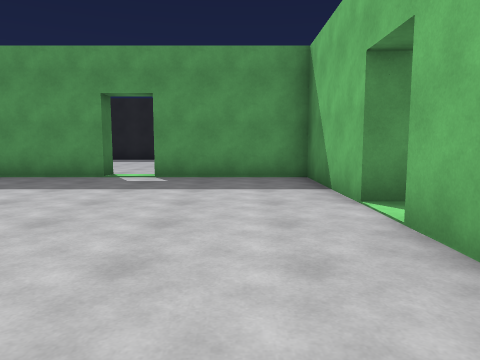
View 1 (above)

23 first-person views from a walk through a 3-D level made in the Unity game engine. The camera is 1.3 m above the floor, tilts 6° down and sees 70° across. The floor is counted in squares, 2 m on a side. Each view is taken from the middle of a square. On the plan, view 1 faces up. The plan holds only what a view shows up to about 10 squares ahead; the rest is blank. The place goes on beyond the plan.

View 2
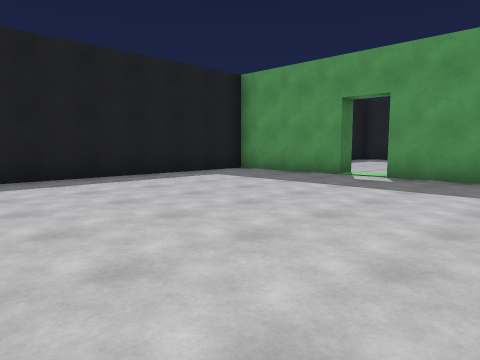

View 3
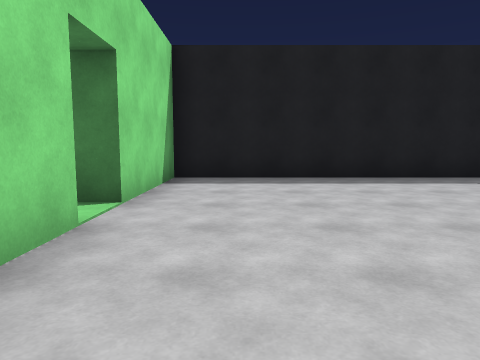

View 4
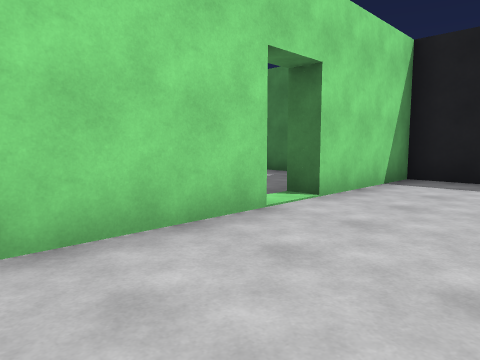

View 5
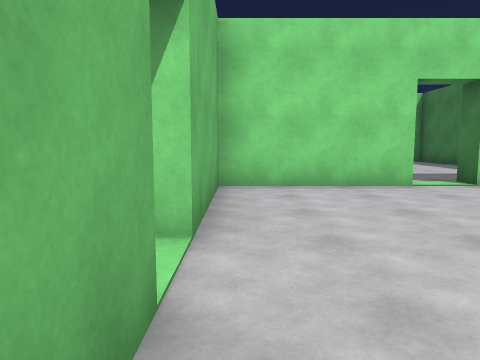

View 6
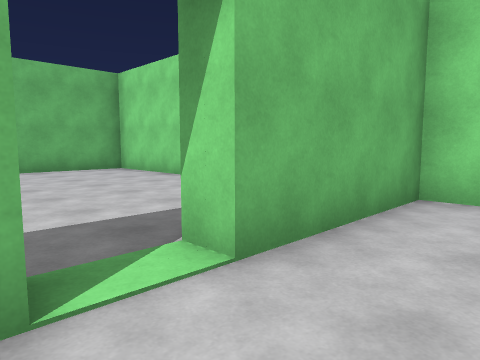

View 7
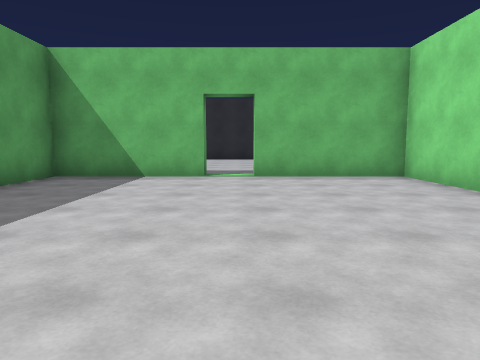

View 8
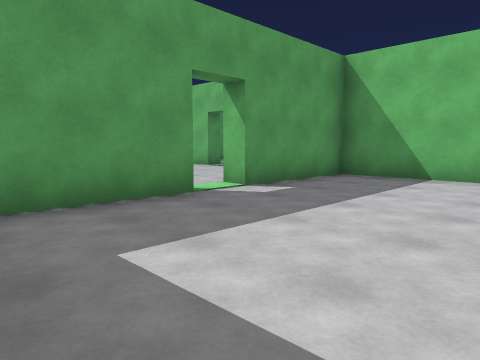

View 9
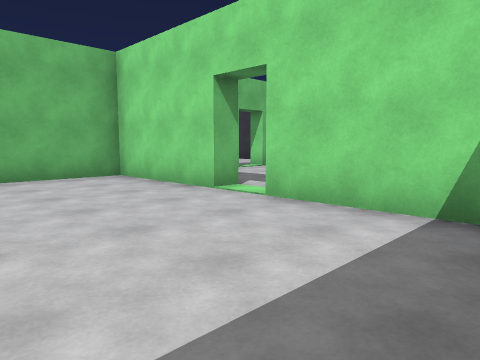

View 10
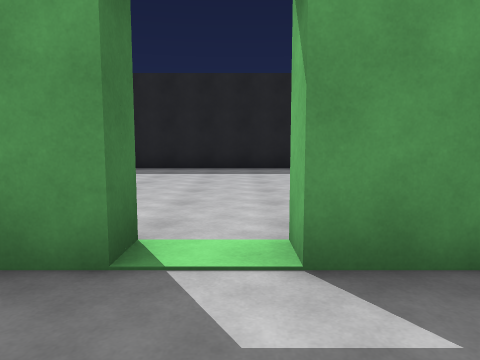

View 11
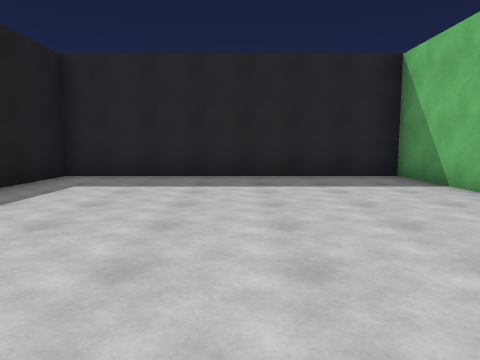

View 12
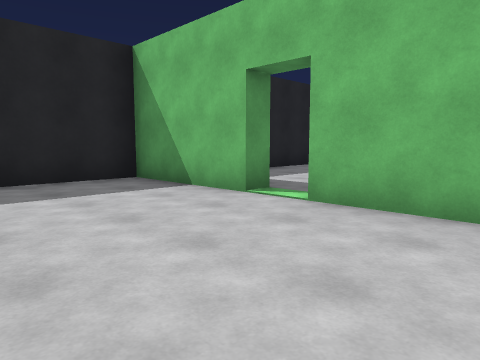

View 13
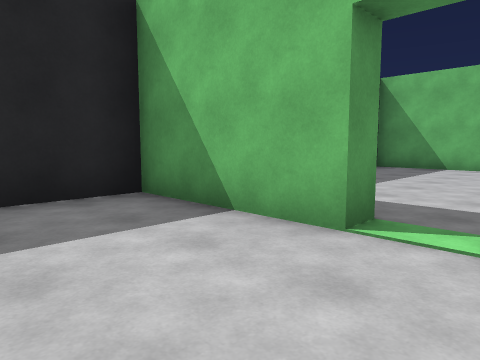

View 14
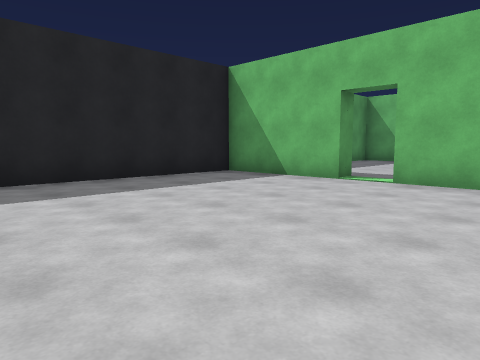

View 15
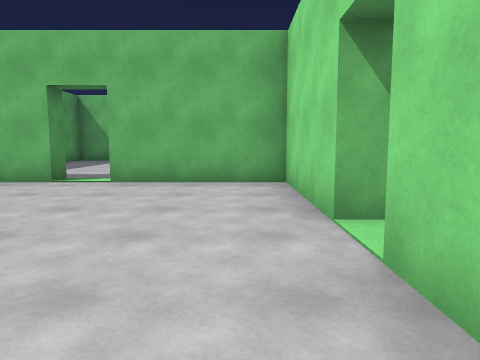

View 16
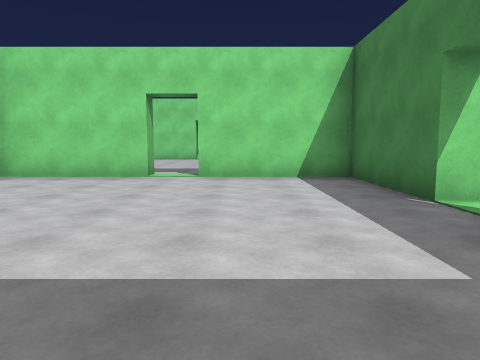

View 17
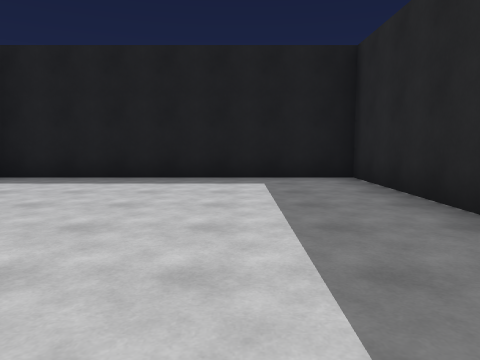

View 18
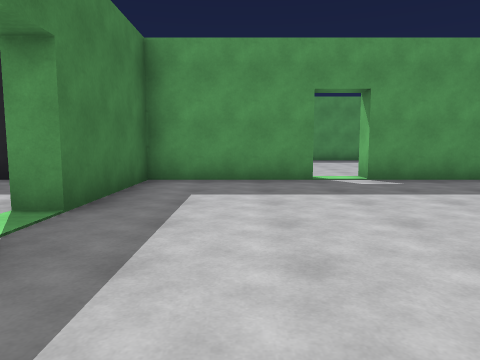

View 19
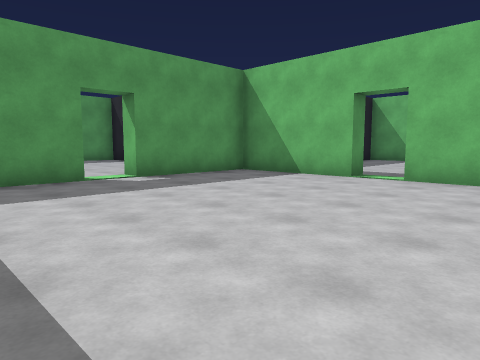

View 20
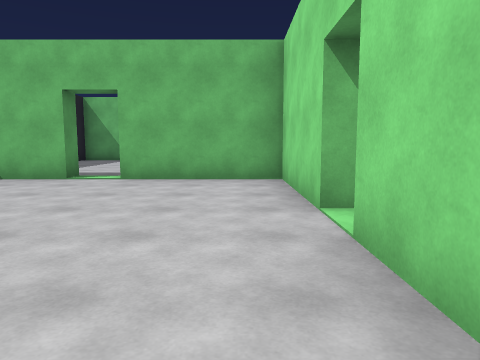

View 21
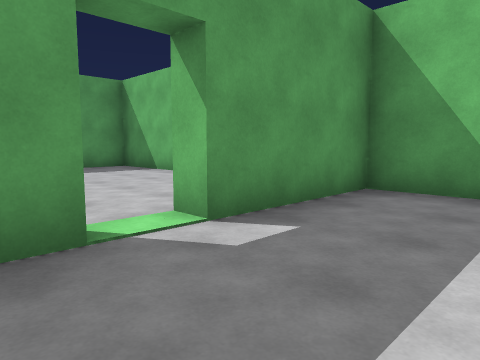

View 22
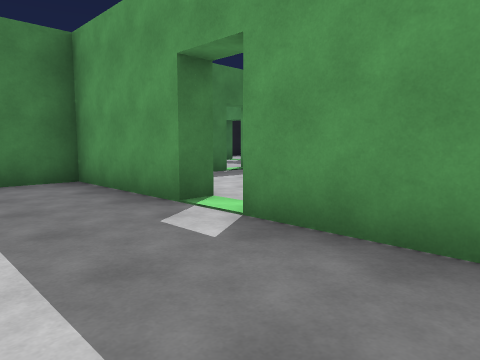

View 23
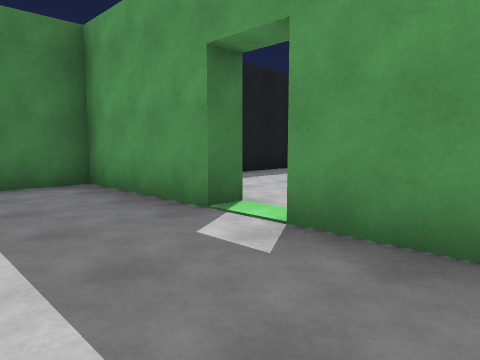

### Floor plan
Ten units are one square. View 1 is at (0, 0); x grows to the right and y downward. Boxes are objects, and circles mark ways between rooms. Rooms are numbered by the first view taken in them; rooms with no view inside come last. Other rooms are left out.
<svg viewBox="-62 -153 237 193">
<path fill="none" stroke="#000" d="M-17 3 13 3 13 -27M13 -37 13 -67 -17 -67 -17 -72M-27 -72 -27 -67 -57 -67 -57 3 -27 3M19 -37 13 -37M49 -67 26 -67M13 -27 18 -27 18 -22M58 8 58 3 88 3 88 -28M25 3 48 3M94 -37 88 -37 88 -67 58 -67 58 -72M13 -112 13 -142 -57 -142 -57 -73M13 -85 13 -102M19 -112 13 -112M13 -102 18 -102 18 -72 49 -72M88 -112 88 -142 40 -142M58 -72 88 -72 88 -103M124 -142 93 -142 93 -112 88 -112M163 -112 163 -142 133 -142 133 -148M133 -72 163 -72 163 -103M110 -72 124 -72M48 3 48 8 18 8 18 20M88 22 88 8 58 8M-27 3 -27 8 -57 8 -57 35M-2 8 -17 8"/>
<circle cx="20" cy="-30" r="3" fill="#2a7"/>
<circle cx="-20" cy="-70" r="3" fill="#2a7"/>
<circle cx="-20" cy="10" r="3" fill="#2a7"/>
<circle cx="50" cy="-70" r="3" fill="#2a7"/>
<circle cx="50" cy="10" r="3" fill="#2a7"/>
<circle cx="20" cy="-110" r="3" fill="#2a7"/>
<circle cx="90" cy="-110" r="3" fill="#2a7"/>
<text x="-20" y="-30">1</text>
<text x="50" y="-30">2</text>
<text x="-20" y="-110">3</text>
<text x="50" y="-110">4</text>
<text x="130" y="-110">5</text>
<text x="50" y="20">6</text>
<text x="-20" y="20">7</text>
</svg>
Room 1 opens to room 2. Room 1 opens to room 3. Room 1 opens to room 7. Room 2 opens to room 4. Room 2 opens to room 6. Room 3 opens to room 4. Room 4 opens to room 5.

Where each view was taken, in squares from view 1:
view 1: 0 up, 0 right, facing up
view 2: 0 up, 1 right, facing up-left
view 3: 1 up, 1 right, facing left
view 4: 2 up, 1 right, facing down-left
view 5: 5 up, 1 right, facing down
view 6: 4 up, 0 right, facing down-right
view 7: 3 up, 2 right, facing right
view 8: 3 up, 2 right, facing up-right
view 9: 3 up, 2 right, facing down-right
view 10: 5 up, 2 left, facing up
view 11: 7 up, 2 left, facing up
view 12: 8 up, 2 left, facing up-right
view 13: 10 up, 1 left, facing up-right
view 14: 8 up, 3 right, facing up-right
view 15: 8 up, 3 right, facing right
view 16: 14 up, 4 right, facing down
view 17: 12 up, 1 right, facing left
view 18: 8 up, 11 right, facing up
view 19: 8 up, 10 right, facing up-right
view 20: 8 up, 10 right, facing right
view 21: 3 down, 4 right, facing up-right
view 22: 3 down, 8 right, facing up-left
view 23: 3 down, 0 right, facing up-left
